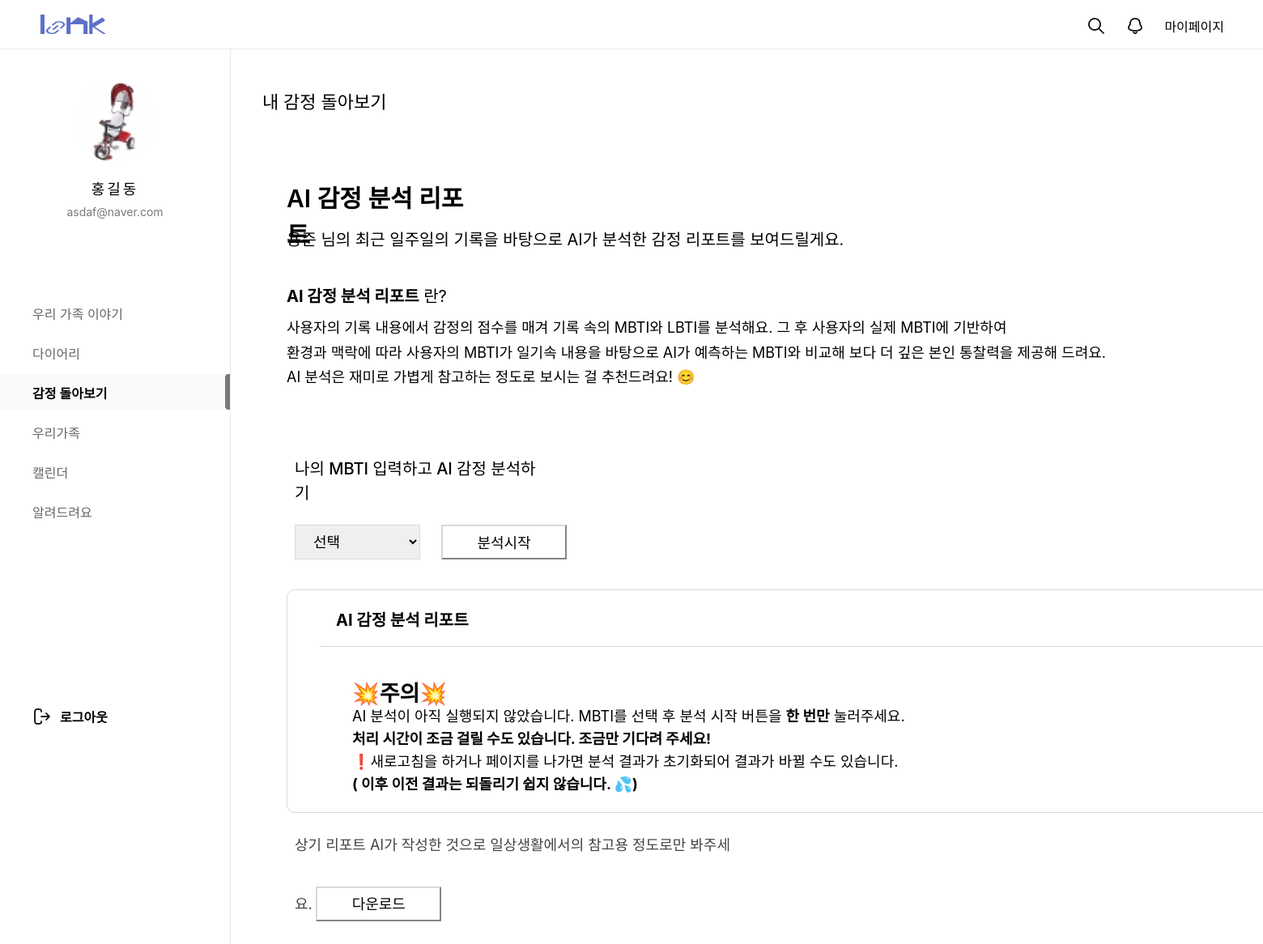
/emotion/report/ (signed in), run on an earlier commit of the app's database.
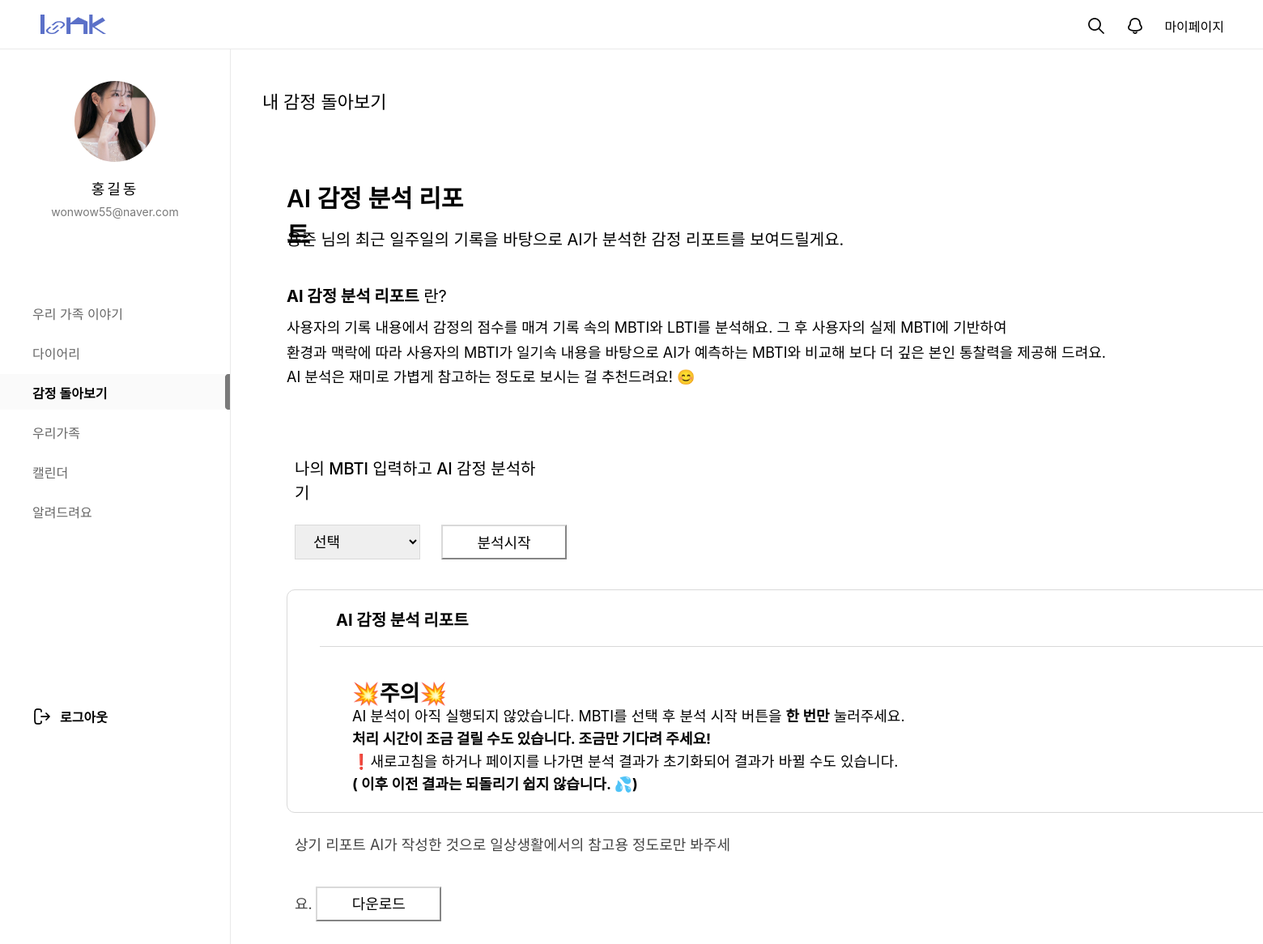
And on a later commit of the database.
### mypage/models.py (models this page shows, shortened)
class Img(models.Model):
  id = models.CharField(max_length=50, primary_key=True)  # 고유한 ID
  img = models.ImageField(upload_to='images/', null=True, blank=True, default='../static/images/calendar1/default_profile.png')  # 디폴트 이미지 설정

### loginpage/models.py (models this page shows, shortened)
class Member(models.Model):
  id = models.CharField(max_length=50,primary_key=True)
  pw = models.CharField(max_length=100)
  name = models.CharField(max_length=100)
  nicName = models.CharField(max_length=100,default='123')
  mail = models.EmailField(max_length=100)
  birthday = models.CharField(max_length=50)
  gender = models.CharField(max_length=10,choices=[('남자', '남자'), ('여자', '여자')])
  mdate = models.DateTimeField(auto_now=True)
  created_group = models.OneToOneField(
        'diary.GroupDiary',  # '앱이름.모델이름' 형식
        on_delete=models.SET_NULL,
        null=True,
        blank=True,
        related_name='creator'
    )
  joined_group = models.ForeignKey(
        'diary.GroupDiary',  # '앱이름.모델이름' 형식
        on_delete=models.SET_NULL,
        null=True,
        blank=True,
        related_name='members'
    )

### emotion/views.py (the view)
# urls.py: path('report/', views.report, name="report"),
def report(request):
    id = request.session['session_id']
    member = Member.objects.filter(id=id).first()
    qb = Img.objects.filter(id=id).first()
    context = {
        'member':member,
        'qb':qb,
    }
    return render(request, 'report.html', context)

### emotion/templates/report.html (shortened to what this page needs)
{% load static %}
<!DOCTYPE html>
<html lang="ko">
<head>
	<link rel="stylesheet" href="{% static 'css/home/main.css'%}">
	<link rel="stylesheet" href="{% static 'css/emotion/report.css'%}">
	<link rel="stylesheet" as="style" crossorigin
		href="https://cdn.jsdelivr.net/gh/orioncactus/pretendard@v1.3.9/dist/web/variable/pretendardvariable.min.css" />
</head>
<body>
	<div id="top_nav">
		<h1><a href="/main/index/"></a></h1>
		<ul class="top_menu">
			<li><a href="#"><img src="/static/images/home/search_icon.png" alt=""></a></li>
			<li><a href="#"><img src="/static/images/home/bell_off_icon.png" alt=""></a></li>
			<li><a href="/mypage/main/">마이페이지</a></li>
		</ul>
	</div>
	<div id="gnb">
		<div id="user_profile">
			<div id="pimg">
				<img src="{{ qb.img.url }}" alt="" />
			</div>
			<p id="uName">{{member.name}}</p>
			<p id="uEmail">{{member.mail}}</p>
		</div>
		<nav id="menu">
			<ul>
				<a href="/main/index/"><li class="menu_item">우리 가족 이야기</li></a>
				<a href="/diary/diaryHome/"><li class="menu_item">다이어리</li></a>
				<a href="/emotion/main/"><li class="menu_item active">감정 돌아보기</li></a>
				<a href="/family1/fam/"><li class="menu_item">우리가족</li></a>
				<a href="/calendar1/cal/"><li class="menu_item">캘린더</li></a>
				<a href="/customer/"><li class="menu_item">알려드려요</li></a>
			</ul>
		</nav>
		<div id="logout">
			<a href="/main/logout/"><span>로그아웃</span></a>
		</div>
	</div>
	<div id="container_report">
		<span id="main_title">내 감정 돌아보기</span>
		<div id="sub_title">
			<h1>AI 감정 분석 리포트</h1>
			<h3>용준 님의 최근 일주일의 기록을 바탕으로 AI가 분석한 감정 리포트를 보여드릴게요.</h3>
			<h4><strong>AI 감정 분석 리포트</strong> 란?</h4>
			<h5>사용자의 기록 내용에서 감정의 점수를 매겨 기록 속의 MBTI와 LBTI를 분석해요. 그 후 사용자의 실제 MBTI에 기반하여<br>
				환경과 맥락에 따라 사용자의 MBTI가 일기속 내용을 바탕으로 AI가 예측하는 MBTI와 비교해 보다 더 깊은 본인 통찰력을 제공해 드려요.<br>
				AI 분석은 재미로 가볍게 참고하는 정도로 보시는 걸 추천드려요! 😊</h5>
		</div>
		<div id="report_container">
			<div id="mbtitle">
				<span>나의 MBTI 입력하고 AI 감정 분석하기</span>
			</div>
			<form method="GET" action="{% url 'emotion:run_ai_process' %}">
				<div id="select_mbti">
					<select class="mbti" name="mbti">
						<option value="select">선택</option>
					</select>
						<button type="submit" id="aiBtn">분석시작</button>
					</form>
				</div>
		</div>
		<div id="report_main">
			<span>AI 감정 분석 리포트</span>
			<hr color="#D9D9D9">
			<div id="report_txt">
				{% if content %}
					<div>
							<h2>분석 결과:</h2><br>
							<pre>{{ content }}</pre>
					</div>
				{% elif error %}
					<div style="color: red;">
							<p>{{ error }}</p>
					</div>
				{% else %}
				  <h2>💥주의💥</h2>
					<p>AI 분석이 아직 실행되지 않았습니다. MBTI를 선택 후 분석 시작 버튼을 <strong>한 번만</strong> 눌러주세요.<br> <strong>처리 시간이 조금 걸릴 수도 있습니다. 조금만 기다려 주세요!</strong><br>
						❗새로고침을 하거나 페이지를 나가면 분석 결과가 초기화되어 결과가 바뀔 수도 있습니다.
						<br><strong>( 이후 이전 결과는 되돌리기 쉽지 않습니다. 💦)</strong></p>
				{% endif %}
			</div>
		</div>
		<div id="bottom">
			<span>상기 리포트 AI가 작성한 것으로 일상생활에서의 참고용 정도로만 봐주세요.</span>
			<button type="button">다운로드</button>
		</div>
</body>
</html>

What changed in the data, as far as the page shows it:
changed Img: img: a different picture
changed Member "홍길동": mail "asdaf@naver.com" → "wonwow55@naver.com"
